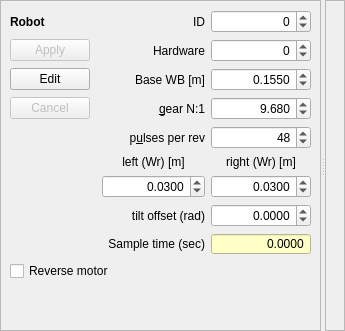
           <widget class="QSplitter" name="splitter_9">
            <property name="orientation">
             <enum>Qt::Horizontal</enum>
            </property>
            <widget class="QFrame" name="frame_10">
             <property name="sizePolicy">
              <sizepolicy hsizetype="Expanding" vsizetype="Preferred">
               <horstretch>0</horstretch>
               <verstretch>0</verstretch>
              </sizepolicy>
             </property>
             <property name="frameShape">
              <enum>QFrame::StyledPanel</enum>
             </property>
             <property name="frameShadow">
              <enum>QFrame::Sunken</enum>
             </property>
             <layout class="QGridLayout" name="gridLayout_8">
              <item row="5" column="4">
               <widget class="QLabel" name="label_19">
                <property name="sizePolicy">
                 <sizepolicy hsizetype="Preferred" vsizetype="Preferred">
                  <horstretch>2</horstretch>
                  <verstretch>0</verstretch>
                 </sizepolicy>
                </property>
                <property name="text">
                 <string>right (Wr) [m]</string>
                </property>
                <property name="alignment">
                 <set>Qt::AlignCenter</set>
                </property>
                <property name="buddy">
                 <cstring>robot_wheel_radius_right</cstring>
                </property>
               </widget>
              </item>
              <item row="1" column="0">
               <widget class="QPushButton" name="robot_apply">
                <property name="enabled">
                 <bool>false</bool>
                </property>
                <property name="toolTip">
                 <string notr="true">&lt;html&gt;&lt;head/&gt;&lt;body&gt;&lt;p&gt;Save ID and robot specific settings (this frame) on robot.&lt;br/&gt;NB! you need to press &amp;quot;save on robot&amp;quot; in configuration block to save into EE-prom (flash)&lt;/p&gt;&lt;/body&gt;&lt;/html&gt;</string>
                </property>
                <property name="text">
                 <string>Apply</string>
                </property>
                <property name="checkable">
                 <bool>false</bool>
                </property>
                <property name="checked">
                 <bool>false</bool>
                </property>
               </widget>
              </item>
              <item row="4" column="4">
               <widget class="QDoubleSpinBox" name="robot_pulse_per_rev">
                <property name="sizePolicy">
                 <sizepolicy hsizetype="Minimum" vsizetype="Fixed">
                  <horstretch>2</horstretch>
                  <verstretch>0</verstretch>
                 </sizepolicy>
                </property>
                <property name="toolTip">
                 <string>&lt;html&gt;&lt;head/&gt;&lt;body&gt;&lt;p&gt;Number of encoder ticks per motor revolution (48)&lt;/p&gt;&lt;/body&gt;&lt;/html&gt;</string>
                </property>
                <property name="locale">
                 <locale language="C" country="AnyCountry"/>
                </property>
                <property name="alignment">
                 <set>Qt::AlignRight|Qt::AlignTrailing|Qt::AlignVCenter</set>
                </property>
                <property name="readOnly">
                 <bool>false</bool>
                </property>
                <property name="decimals">
                 <number>0</number>
                </property>
                <property name="minimum">
                 <double>1.000000000000000</double>
                </property>
                <property name="maximum">
                 <double>1000.000000000000000</double>
                </property>
                <property name="value">
                 <double>48.000000000000000</double>
                </property>
               </widget>
              </item>
              <item row="3" column="4">
               <widget class="QDoubleSpinBox" name="robot_gear">
                <property name="sizePolicy">
                 <sizepolicy hsizetype="Minimum" vsizetype="Fixed">
                  <horstretch>2</horstretch>
                  <verstretch>0</verstretch>
                 </sizepolicy>
                </property>
                <property name="toolTip">
                 <string>&lt;html&gt;&lt;head/&gt;&lt;body&gt;&lt;p&gt;Gear ratio from motor to wheel axle (9.68).&lt;/p&gt;&lt;/body&gt;&lt;/html&gt;</string>
                </property>
                <property name="locale">
                 <locale language="C" country="AnyCountry"/>
                </property>
                <property name="alignment">
                 <set>Qt::AlignRight|Qt::AlignTrailing|Qt::AlignVCenter</set>
                </property>
                <property name="readOnly">
                 <bool>false</bool>
                </property>
                <property name="decimals">
                 <number>3</number>
                </property>
                <property name="maximum">
                 <double>999.990000000000009</double>
                </property>
                <property name="value">
                 <double>9.680000000000000</double>
                </property>
               </widget>
              </item>
              <item row="0" column="0">
               <widget class="QLabel" name="label_36">
                <property name="font">
                 <font>
                  <weight>75</weight>
                  <bold>true</bold>
                 </font>
                </property>
                <property name="text">
                 <string>Robot</string>
                </property>
                <property name="buddy">
                 <cstring>robot_wheel_radius_left</cstring>
                </property>
               </widget>
              </item>
              <item row="2" column="0">
               <widget class="QPushButton" name="robot_edit">
                <property name="enabled">
                 <bool>true</bool>
                </property>
                <property name="toolTip">
                 <string notr="true">&lt;html&gt;&lt;head/&gt;&lt;body&gt;&lt;p&gt;Switch to edit mode - rather than listen to robot messages - for these fields.&lt;/p&gt;&lt;/body&gt;&lt;/html&gt;</string>
                </property>
                <property name="text">
                 <string>Edit</string>
                </property>
                <property name="checkable">
                 <bool>false</bool>
                </property>
                <property name="checked">
                 <bool>false</bool>
                </property>
                <property name="flat">
                 <bool>false</bool>
                </property>
               </widget>
              </item>
              <item row="0" column="2" colspan="2">
               <widget class="QLabel" name="label_127">
                <property name="text">
                 <string>ID</string>
                </property>
                <property name="alignment">
                 <set>Qt::AlignRight|Qt::AlignTrailing|Qt::AlignVCenter</set>
                </property>
                <property name="buddy">
                 <cstring>robot_gear</cstring>
                </property>
               </widget>
              </item>
              <item row="3" column="0">
               <widget class="QPushButton" name="robot_cancel">
                <property name="enabled">
                 <bool>false</bool>
                </property>
                <property name="toolTip">
                 <string notr="true">&lt;html&gt;&lt;head/&gt;&lt;body&gt;&lt;p&gt;Revert to values on robot&lt;/p&gt;&lt;/body&gt;&lt;/html&gt;</string>
                </property>
                <property name="text">
                 <string>Cancel</string>
                </property>
                <property name="checkable">
                 <bool>false</bool>
                </property>
                <property name="checked">
                 <bool>false</bool>
                </property>
               </widget>
              </item>
              <item row="7" column="4">
               <widget class="QDoubleSpinBox" name="robot_wheel_radius_right">
                <property name="sizePolicy">
                 <sizepolicy hsizetype="Minimum" vsizetype="Fixed">
                  <horstretch>2</horstretch>
                  <verstretch>0</verstretch>
                 </sizepolicy>
                </property>
                <property name="minimumSize">
                 <size>
                  <width>100</width>
                  <height>0</height>
                 </size>
                </property>
                <property name="toolTip">
                 <string notr="true">&lt;html&gt;&lt;head/&gt;&lt;body&gt;&lt;p&gt;Wheel radius (0.03m)&lt;/p&gt;&lt;/body&gt;&lt;/html&gt;</string>
                </property>
                <property name="locale">
                 <locale language="C" country="AnyCountry"/>
                </property>
                <property name="alignment">
                 <set>Qt::AlignRight|Qt::AlignTrailing|Qt::AlignVCenter</set>
                </property>
                <property name="readOnly">
                 <bool>false</bool>
                </property>
                <property name="decimals">
                 <number>4</number>
                </property>
                <property name="minimum">
                 <double>0.001000000000000</double>
                </property>
                <property name="maximum">
                 <double>0.990000000000000</double>
                </property>
                <property name="singleStep">
                 <double>0.001000000000000</double>
                </property>
                <property name="value">
                 <double>0.030000000000000</double>
                </property>
               </widget>
              </item>
              <item row="8" column="2" colspan="2">
               <widget class="QLabel" name="label_128">
                <property name="text">
                 <string>tilt offset (rad)</string>
                </property>
                <property name="alignment">
                 <set>Qt::AlignRight|Qt::AlignTrailing|Qt::AlignVCenter</set>
                </property>
                <property name="buddy">
                 <cstring>robot_pulse_per_rev</cstring>
                </property>
               </widget>
              </item>
              <item row="2" column="2" colspan="2">
               <widget class="QLabel" name="label_2">
                <property name="toolTip">
                 <string>&lt;html&gt;&lt;head/&gt;&lt;body&gt;&lt;p&gt;Wheel base is distance between wheels (mid-wheel to mid-wheel) for turn calculations.&lt;/p&gt;&lt;/body&gt;&lt;/html&gt;</string>
                </property>
                <property name="text">
                 <string>Base WB [m]</string>
                </property>
                <property name="alignment">
                 <set>Qt::AlignRight|Qt::AlignTrailing|Qt::AlignVCenter</set>
                </property>
                <property name="buddy">
                 <cstring>robot_base</cstring>
                </property>
               </widget>
              </item>
              <item row="0" column="4">
               <widget class="QDoubleSpinBox" name="robot_id">
                <property name="enabled">
                 <bool>true</bool>
                </property>
                <property name="sizePolicy">
                 <sizepolicy hsizetype="Minimum" vsizetype="Fixed">
                  <horstretch>2</horstretch>
                  <verstretch>0</verstretch>
                 </sizepolicy>
                </property>
                <property name="toolTip">
                 <string notr="true">&lt;html&gt;&lt;head/&gt;&lt;body&gt;&lt;p&gt;This is the ID of the robot [1..9999].&lt;/p&gt;&lt;p&gt;To change the ID of robot:&lt;br/&gt;change ID,&lt;br/&gt;click &amp;quot;save&amp;quot;,&lt;br/&gt;click &amp;quot;save on robot&amp;quot;.&lt;/p&gt;&lt;p&gt;Change ID to -1 to revert to factory settings.&lt;br/&gt;And then change ID back to right value&lt;/p&gt;&lt;/body&gt;&lt;/html&gt;</string>
                </property>
                <property name="statusTip">
                 <string notr="true"/>
                </property>
                <property name="locale">
                 <locale language="C" country="AnyCountry"/>
                </property>
                <property name="alignment">
                 <set>Qt::AlignRight|Qt::AlignTrailing|Qt::AlignVCenter</set>
                </property>
                <property name="readOnly">
                 <bool>false</bool>
                </property>
                <property name="specialValueText">
                 <string notr="true"/>
                </property>
                <property name="suffix">
                 <string notr="true" extracomment="Hz"/>
                </property>
                <property name="decimals">
                 <number>0</number>
                </property>
                <property name="minimum">
                 <double>-2.000000000000000</double>
                </property>
                <property name="maximum">
                 <double>10000.000000000000000</double>
                </property>
               </widget>
              </item>
              <item row="3" column="2" colspan="2">
               <widget class="QLabel" name="label_21">
                <property name="text">
                 <string>&amp;gear N:1</string>
                </property>
                <property name="alignment">
                 <set>Qt::AlignRight|Qt::AlignTrailing|Qt::AlignVCenter</set>
                </property>
                <property name="buddy">
                 <cstring>robot_gear</cstring>
                </property>
               </widget>
              </item>
              <item row="8" column="4">
               <widget class="QDoubleSpinBox" name="robot_balance_offset">
                <property name="sizePolicy">
                 <sizepolicy hsizetype="Minimum" vsizetype="Fixed">
                  <horstretch>2</horstretch>
                  <verstretch>0</verstretch>
                 </sizepolicy>
                </property>
                <property name="minimumSize">
                 <size>
                  <width>100</width>
                  <height>0</height>
                 </size>
                </property>
                <property name="toolTip">
                 <string notr="true">&lt;html&gt;&lt;head/&gt;&lt;body&gt;&lt;p&gt;Balance offset - where center of gravity (COG) is just above support point (wheels).&lt;/p&gt;&lt;p&gt;Angle is in radians.&lt;/p&gt;&lt;p&gt;Positive is tilt forward.&lt;/p&gt;&lt;/body&gt;&lt;/html&gt;</string>
                </property>
                <property name="locale">
                 <locale language="C" country="AnyCountry"/>
                </property>
                <property name="alignment">
                 <set>Qt::AlignRight|Qt::AlignTrailing|Qt::AlignVCenter</set>
                </property>
                <property name="readOnly">
                 <bool>false</bool>
                </property>
                <property name="decimals">
                 <number>4</number>
                </property>
                <property name="minimum">
                 <double>-1.000000000000000</double>
                </property>
                <property name="maximum">
                 <double>1.000000000000000</double>
                </property>
                <property name="singleStep">
                 <double>0.001000000000000</double>
                </property>
               </widget>
              </item>
              <item row="7" column="2" colspan="2">
               <widget class="QDoubleSpinBox" name="robot_wheel_radius_left">
                <property name="sizePolicy">
                 <sizepolicy hsizetype="Minimum" vsizetype="Fixed">
                  <horstretch>2</horstretch>
                  <verstretch>0</verstretch>
                 </sizepolicy>
                </property>
                <property name="minimumSize">
                 <size>
                  <width>100</width>
                  <height>0</height>
                 </size>
                </property>
                <property name="toolTip">
                 <string notr="true">&lt;html&gt;&lt;head/&gt;&lt;body&gt;&lt;p&gt;Wheel radius (0.03m)&lt;/p&gt;&lt;/body&gt;&lt;/html&gt;</string>
                </property>
                <property name="locale">
                 <locale language="C" country="AnyCountry"/>
                </property>
                <property name="alignment">
                 <set>Qt::AlignRight|Qt::AlignTrailing|Qt::AlignVCenter</set>
                </property>
                <property name="readOnly">
                 <bool>false</bool>
                </property>
                <property name="decimals">
                 <number>4</number>
                </property>
                <property name="minimum">
                 <double>0.001000000000000</double>
                </property>
                <property name="maximum">
                 <double>0.990000000000000</double>
                </property>
                <property name="singleStep">
                 <double>0.001000000000000</double>
                </property>
                <property name="value">
                 <double>0.030000000000000</double>
                </property>
               </widget>
              </item>
              <item row="2" column="4">
               <widget class="QDoubleSpinBox" name="robot_base">
                <property name="sizePolicy">
                 <sizepolicy hsizetype="Minimum" vsizetype="Fixed">
                  <horstretch>2</horstretch>
                  <verstretch>0</verstretch>
                 </sizepolicy>
                </property>
                <property name="toolTip">
                 <string notr="true">&lt;html&gt;&lt;head/&gt;&lt;body&gt;&lt;p&gt;Distance between drivng wheels (0.155m)&lt;/p&gt;&lt;/body&gt;&lt;/html&gt;</string>
                </property>
                <property name="locale">
                 <locale language="C" country="AnyCountry"/>
                </property>
                <property name="alignment">
                 <set>Qt::AlignRight|Qt::AlignTrailing|Qt::AlignVCenter</set>
                </property>
                <property name="readOnly">
                 <bool>false</bool>
                </property>
                <property name="decimals">
                 <number>4</number>
                </property>
                <property name="maximum">
                 <double>5.000000000000000</double>
                </property>
                <property name="singleStep">
                 <double>0.010000000000000</double>
                </property>
                <property name="value">
                 <double>0.155000000000000</double>
                </property>
               </widget>
              </item>
              <item row="1" column="4">
               <widget class="QDoubleSpinBox" name="robot_hw_type">
                <property name="enabled">
                 <bool>true</bool>
                </property>
                <property name="sizePolicy">
                 <sizepolicy hsizetype="Minimum" vsizetype="Fixed">
                  <horstretch>2</horstretch>
                  <verstretch>0</verstretch>
                 </sizepolicy>
                </property>
                <property name="toolTip">
                 <string notr="true">&lt;html&gt;&lt;head/&gt;&lt;body&gt;&lt;p&gt;The hardware version&lt;/p&gt;&lt;p&gt;1 = old version with no wifi nor line sensor plugs on main board and round power supply plug on main board.&lt;/p&gt;&lt;p&gt;2 = more plugs and satellite PCB for power management and wifi.&lt;/p&gt;&lt;p&gt;3 = power management and on-off switch on-board (big motor controller board)&lt;/p&gt;&lt;p&gt;4 = same as 3, but with small motor controller board.&lt;/p&gt;&lt;p&gt;5 = same as 2, but updated with new sattelite boards (power and wifi) etc.&lt;/p&gt;&lt;p&gt;6 = hardware version 4 (with Teensy 3.5 (red))&lt;/p&gt;&lt;p&gt;7 = hardware version 5.1 (with Teensy 4.1 (purple))&lt;/p&gt;&lt;p&gt;8 = hardware version 5.0 (with Teensy 4.1 (green))&lt;/p&gt;&lt;p&gt;To change:&lt;br/&gt;click edit&lt;br/&gt;change HW setting,&lt;br/&gt;click &amp;quot;save&amp;quot;,&lt;br/&gt;click &amp;quot;save to flash&amp;quot;.&lt;/p&gt;&lt;p&gt;(ID must be &amp;gt; 0)&lt;/p&gt;&lt;/body&gt;&lt;/html&gt;</string>
                </property>
                <property name="statusTip">
                 <string notr="true"/>
                </property>
                <property name="locale">
                 <locale language="C" country="AnyCountry"/>
                </property>
                <property name="alignment">
                 <set>Qt::AlignRight|Qt::AlignTrailing|Qt::AlignVCenter</set>
                </property>
                <property name="readOnly">
                 <bool>false</bool>
                </property>
                <property name="specialValueText">
                 <string notr="true"/>
                </property>
                <property name="suffix">
                 <string notr="true" extracomment="Hz"/>
                </property>
                <property name="decimals">
                 <number>0</number>
                </property>
                <property name="minimum">
                 <double>-2.000000000000000</double>
                </property>
                <property name="maximum">
                 <double>10.000000000000000</double>
                </property>
               </widget>
              </item>
              <item row="11" column="4">
               <spacer name="verticalSpacer_15">
                <property name="orientation">
                 <enum>Qt::Vertical</enum>
                </property>
                <property name="sizeHint" stdset="0">
                 <size>
                  <width>20</width>
                  <height>40</height>
                 </size>
                </property>
               </spacer>
              </item>
              <item row="9" column="3">
               <widget class="QLabel" name="label_49">
                <property name="text">
                 <string>Sample time (sec)</string>
                </property>
                <property name="alignment">
                 <set>Qt::AlignRight|Qt::AlignTrailing|Qt::AlignVCenter</set>
                </property>
               </widget>
              </item>
              <item row="9" column="4">
               <widget class="QDoubleSpinBox" name="regbotSampleTime">
                <property name="toolTip">
                 <string>&lt;html&gt;&lt;head/&gt;&lt;body&gt;&lt;p&gt;Basic sample time used by robot (or simulator) &lt;/p&gt;&lt;p&gt;in seconds.&lt;/p&gt;&lt;/body&gt;&lt;/html&gt;</string>
                </property>
                <property name="styleSheet">
                 <string notr="true">background-color: rgb(255, 255, 200);</string>
                </property>
                <property name="locale">
                 <locale language="C" country="AnyCountry"/>
                </property>
                <property name="alignment">
                 <set>Qt::AlignRight|Qt::AlignTrailing|Qt::AlignVCenter</set>
                </property>
                <property name="readOnly">
                 <bool>true</bool>
                </property>
                <property name="buttonSymbols">
                 <enum>QAbstractSpinBox::NoButtons</enum>
                </property>
                <property name="decimals">
                 <number>4</number>
                </property>
                <property name="maximum">
                 <double>1.000000000000000</double>
                </property>
                <property name="singleStep">
                 <double>0.001000000000000</double>
                </property>
               </widget>
              </item>
              <item row="1" column="2" colspan="2">
               <widget class="QLabel" name="label_149">
                <property name="text">
                 <string>Hardware</string>
                </property>
                <property name="alignment">
                 <set>Qt::AlignRight|Qt::AlignTrailing|Qt::AlignVCenter</set>
                </property>
                <property name="buddy">
                 <cstring>robot_gear</cstring>
                </property>
               </widget>
              </item>
              <item row="4" column="0" colspan="4">
               <widget class="QLabel" name="label_20">
                <property name="toolTip">
                 <string>&lt;html&gt;&lt;head/&gt;&lt;body&gt;&lt;p&gt;Number of encoder pulses on each motor revolution (normally 48)&lt;/p&gt;&lt;/body&gt;&lt;/html&gt;</string>
                </property>
                <property name="text">
                 <string>p&amp;ulses per rev</string>
                </property>
                <property name="alignment">
                 <set>Qt::AlignRight|Qt::AlignTrailing|Qt::AlignVCenter</set>
                </property>
                <property name="buddy">
                 <cstring>robot_pulse_per_rev</cstring>
                </property>
               </widget>
              </item>
              <item row="5" column="2" colspan="2">
               <widget class="QLabel" name="label_18">
                <property name="text">
                 <string>left (Wr) [m]</string>
                </property>
                <property name="alignment">
                 <set>Qt::AlignCenter</set>
                </property>
                <property name="buddy">
                 <cstring>robot_wheel_radius_left</cstring>
                </property>
               </widget>
              </item>
              <item row="10" column="0" colspan="5">
               <widget class="QCheckBox" name="robot_rev_motor">
                <property name="enabled">
                 <bool>true</bool>
                </property>
                <property name="toolTip">
                 <string>&lt;html&gt;&lt;head/&gt;&lt;body&gt;&lt;p&gt;Revers marks that output axle rotation is reversed relative to the motor.&lt;/p&gt;&lt;p&gt;Check this on big motors with 10:1 gearing.&lt;/p&gt;&lt;p&gt;This should NOT be checked on a normal REGBOT.&lt;/p&gt;&lt;/body&gt;&lt;/html&gt;</string>
                </property>
                <property name="text">
                 <string>Reverse motor</string>
                </property>
                <property name="checkable">
                 <bool>true</bool>
                </property>
                <property name="checked">
                 <bool>false</bool>
                </property>
               </widget>
              </item>
             </layout>
            </widget>
            <widget class="QFrame" name="frame_34">
             <property name="frameShape">
              <enum>QFrame::StyledPanel</enum>
             </property>
             <property name="frameShadow">
              <enum>QFrame::Raised</enum>
             </property>
             <layout class="QVBoxLayout" name="verticalLayout_12">
              <item>
               <layout class="QHBoxLayout" name="robot_pose_layout"/>
              </item>
             </layout>
            </widget>
           </widget>
